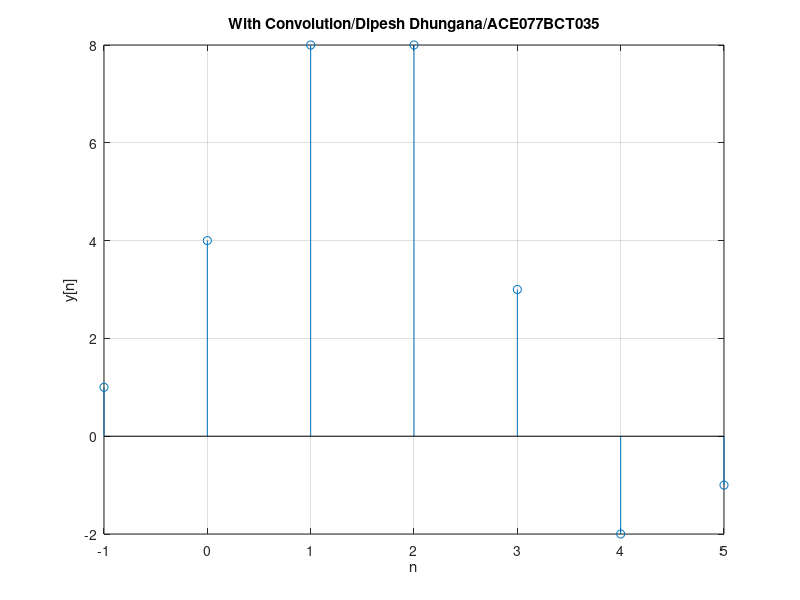

This figure's MATLAB source:
%QN222 
%Two discrete signals are giveen as h[n]={1,2,1,-1} and x[n]={1,2,3,1}.Plot
%these signals using convolution function.
clc;
close all;
clear all;
h = [1 2 1 -1];
nh = [-1 0 1 2];
x = [1 2 3 1];
nx = [0 1 2 3];
y=conv(x,h);
n = min(nh) + min(nx) : max(nh) + max(nx);
stem(n,y);
xlabel('n');
ylabel('y[n]');
title('With Convolution/Dipesh Dhungana/ACE077BCT035');
grid on;